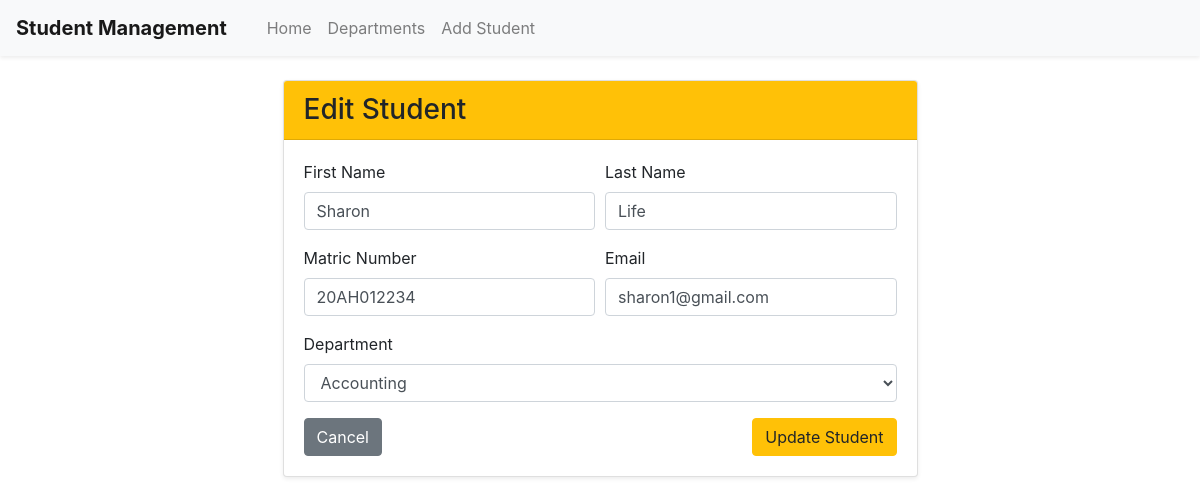
Page /student/edit/3/ on the committed database.
### students/models.py (models this page shows, shortened)
class Student(models.Model):
    firstname = models.CharField(max_length=100)
    lastname = models.CharField(max_length=100)
    matric_no = models.CharField(max_length=20, unique=True)
    email = models.EmailField(unique=True)
    department = models.ForeignKey(
        Department,
        on_delete=models.PROTECT
    )
    class Meta:
        ordering = ["firstname", "lastname"]

### students/views.py (the view)
# urls.py: path('student/edit/<int:pk>/', views.student_edit, name='student_edit'),
def student_edit(request, pk):
    student = get_object_or_404(Student, pk=pk)
    if request.method == "POST":
        form = StudentForm(request.POST, instance=student)
        if form.is_valid():
            form.save()
            messages.success(request, "Student updated successfully.")
            return redirect("home")
        else:
            messages.error(request, "Invalid form data.")
    else:
        form = StudentForm(instance=student)
    return render(request, "edit_student.html", {
        "form": form,
          "student": student
          })

### students/form.py
class StudentForm(forms.ModelForm):
    class Meta:
        model = Student
        fields = ["firstname", "lastname", "matric_no", "email", "department"]
        widgets = {
            "firstname": forms.TextInput(attrs=
                {"class": "form-control",
                 "placeholder": "Enter First Name"
                 }),
            "lastname": forms.TextInput(attrs=
                {"class": "form-control",
                 "placeholder": "Enter Last Name"
                 }),
            "matric_no": forms.TextInput(attrs=
                {"class": "form-control",
                 "placeholder": "Enter Matric Number"
                 }),
            "email": forms.EmailInput(attrs=
                {"class": "form-control",
                 "placeholder": "Enter Email"
                 }),
            "department": forms.Select(attrs=
                {"class": "form-control",
                 "placeholder": "Select Department"
                 }),
        }

### students/models.py (called while the page is built)
    def __str__(self):
        return self.title

### students/templates/edit_student.html (shortened to what this page needs)
{% extends 'base.html' %}
{% block content %}
<div class="row justify-content-center">
    <div class="col-md-8 col-lg-7">
        <div class="card shadow-sm">
            <div class="card-header bg-warning">
                <h3 class="mb-0">Edit Student</h3>
            </div>
            <div class="card-body">
                <form method="POST">
                    <div class="form-row">
                        <div class="form-group col-md-6">
                            <label for="{{ form.firstname.id_for_label }}">First Name</label>
                            {{ form.firstname }}
                        </div>
                        <div class="form-group col-md-6">
                            <label for="{{ form.lastname.id_for_label }}">Last Name</label>
                            {{ form.lastname }}
                        </div>
                    </div>
                    <div class="form-row">
                        <div class="form-group col-md-6">
                            <label for="{{ form.matric_no.id_for_label }}">Matric Number</label>
                            {{ form.matric_no }}
                        </div>
                        <div class="form-group col-md-6">
                            <label for="{{ form.email.id_for_label }}">Email</label>
                            {{ form.email }}
                        </div>
                    </div>
                    <div class="form-group">
                        <label for="{{ form.department.id_for_label }}">Department</label>
                        {{ form.department }}
                    </div>
                    <div class="d-flex justify-content-between">
                        <a href="{% url 'home' %}" class="btn btn-secondary">Cancel</a>
                        <button type="submit" class="btn btn-warning">Update Student</button>
                    </div>
                </form>
            </div>
        </div>
    </div>
</div>
{% endblock %}

### rows in the picture
Student: firstname "Sharon", lastname "Life", matric_no "20AH012234", email "sharon1@gmail.com", department "Accounting"
